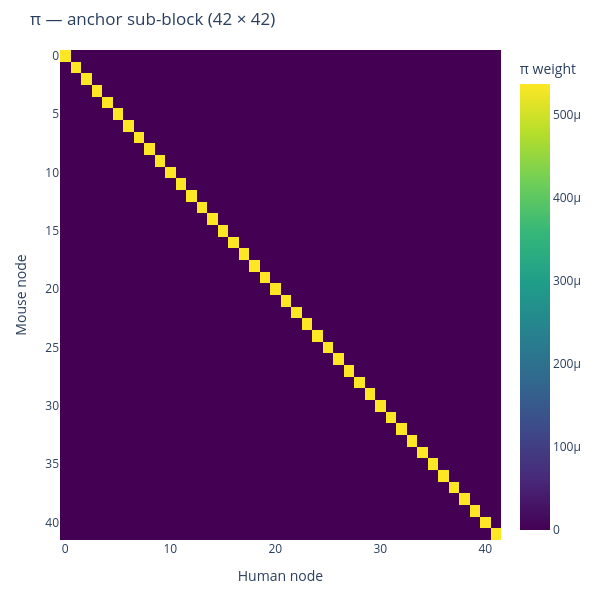

This figure's notebook cell:
### Markdown cell above
## 7. Anchor-only sub-block heatmap

The 42×42 sub-block of π restricted to anchor positions. Should be near-diagonal (anchor supervision works).

### Code cell
idx_m = get_anchor_index(M.var)
idx_h = get_anchor_index(H.var)
pi_anchor = model.pi[np.ix_(idx_m.pos, idx_h.pos)]
plot_pi_heatmap(pi_anchor, title='π — anchor sub-block (42 × 42)', width=600, height=600)

### Figure 1 — Plotly figure (JSON) as saved in the notebook; plotly's stock layout.template omitted (floating-point values rounded to 4 significant figures; data arrays with more than 128 entries replaced by an {"elided": "..."} marker saying what was removed)
{"data": [{"colorbar": {"title": {"text": "π weight"}}, "colorscale": [[0, "#440154"], [0.1111, "#482878"], [0.2222, "#3e4989"], [0.3333, "#31688e"], [0.4444, "#26828e"], [0.5556, "#1f9e89"], [0.6667, "#35b779"], [0.7778, "#6ece58"], [0.8889, "#b5de2b"], [1, "#fde725"]], "type": "heatmap", "z": {"elided": "42x42 float values"}}], "layout": {"height": 600, "margin": {"b": 60, "l": 60, "r": 20, "t": 50}, "title": {"text": "π — anchor sub-block (42 × 42)"}, "width": 600, "xaxis": {"title": {"text": "Human node"}}, "yaxis": {"autorange": "reversed", "title": {"text": "Mouse node"}}}}
